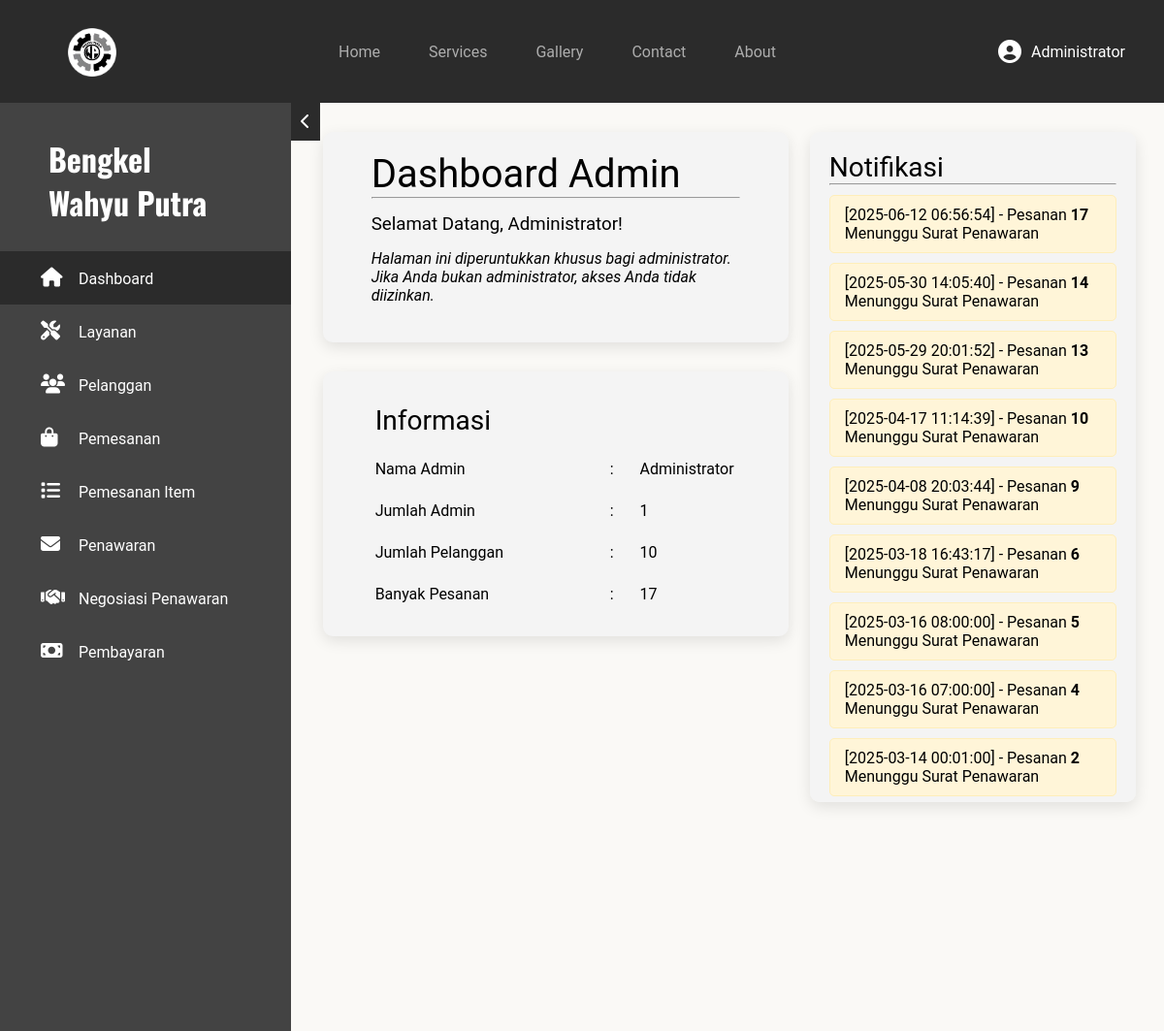
Page /dashboard/admin/ (signed in) on the committed database.
### tables this page shows
CREATE TABLE `pemesanan` (
  `no_pesanan` int NOT NULL,
  `id_pelanggan` int NOT NULL,
  `waktu_pemesanan` datetime NOT NULL DEFAULT CURRENT_TIMESTAMP,
  `nama_jalan` varchar(100) NOT NULL,
  `kecamatan` varchar(50) NOT NULL,
  `kabupaten_kota` varchar(50) NOT NULL,
  `provinsi` varchar(30) NOT NULL,
  `kode_pos` char(5) NOT NULL,
  `detail` varchar(50) DEFAULT NULL,
  `id_service` int NOT NULL,
  `estimasi` date DEFAULT NULL,
  `status_pesanan` enum('Menunggu Penawaran','Penawaran Diterbitkan','Negosiasi Penawaran','Dalam Proses','Menunggu Pembayaran','Konfirmasi Pembayaran','Selesai') NOT NULL DEFAULT 'Menunggu Penawaran'
);

### dashboard/admin/index.php (the view, shortened to what this page needs)
<?php
require_once $_SERVER['DOCUMENT_ROOT'] . "/includes/global/koneksi.php";
?>
<!DOCTYPE html>
<html lang="en">
<head>
    <link rel="stylesheet" href="../../assets/css/global.css">
    <link rel="stylesheet" href="../../assets/css/admin.css">
    <link rel="stylesheet" href="../../assets/fontawesome/css/all.css">
</head>
<body>
    <?php require_once $_SERVER['DOCUMENT_ROOT'] . "/includes/global/nav.php"; ?>
    <main>
        <?php require_once $_SERVER['DOCUMENT_ROOT'] . "/includes/admin/aside.php"; ?>
        <div class="utama admin">
            <section class="welcome">
                <h1>Dashboard Admin</h1>
                <hr>
                <h3>Selamat Datang, <?php echo $_SESSION['data']['nama_pelanggan']; ?>!</h3>
                <p style="font-style: italic;">Halaman ini diperuntukkan khusus bagi administrator. Jika Anda bukan administrator, akses Anda tidak diizinkan.</p><br>
            </section>
            <section class="informasi">
                <?php
                $admin = $conn->query("SELECT COUNT(id_pelanggan) As jml_admin FROM pelanggan WHERE role = 'Admin'");
                $admin = $admin->fetch_assoc();
                $user = $conn->query("SELECT COUNT(id_pelanggan) As jml_pelanggan FROM pelanggan WHERE role = 'User'");
                $user = $user->fetch_assoc();
                $pesanan = $conn->query("SELECT COUNT(no_pesanan) As jml_pesanan FROM pemesanan");
                $pesanan = $pesanan->fetch_assoc();
                ?>
                <table>
                    <tr>
                        <td>
                            <h1>Informasi</h1>
                        </td>
                    </tr>
                    <tr>
                        <td class="info">Nama Admin</td>
                        <td>:</td>
                        <td class="data"><?= $_SESSION['data']['nama_pelanggan'] ?></td>
                    </tr>
                    <tr>
                        <td class="info">Jumlah Admin</td>
                        <td>:</td>
                        <td class="data"><?= $admin['jml_admin'] ?></td>
                    </tr>
                    <tr>
                        <td class="info">Jumlah Pelanggan</td>
                        <td>:</td>
                        <td class="data"><?= $user['jml_pelanggan'] ?></td>
                    </tr>
                    <tr>
                        <td class="info">Banyak Pesanan</td>
                        <td>:</td>
                        <td class="data"><?= $pesanan['jml_pesanan'] ?></td>
                    </tr>
                </table>
            </section>
            <section class="notif">
                <h1>Notifikasi</h1>
                <hr>
                <?php
                $notif = $conn->query('SELECT * FROM pemesanan p JOIN pelanggan pl ON pl.id_pelanggan = p.id_pelanggan WHERE p.status_pesanan = 1 OR p.status_pesanan = 3 ORDER BY p.waktu_pemesanan DESC');
                while ($row = $notif->fetch_assoc()) :
                    if ($row['status_pesanan'] == 'Menunggu Penawaran') {
                ?>
                        <p class="notif-text"> [<?= $row['waktu_pemesanan'] ?>] - Pesanan <strong><?= $row['no_pesanan'] ?></strong> Menunggu Surat Penawaran</p>
                    <?php
                    } else { ?>
                        <p class="notif-text" style="background-color: #70abff;"> [<?= $row['waktu_pemesanan'] ?>] - Pesanan <strong><?= $row['no_pesanan'] ?></strong> Negosiasi</p>
                <?php    }
                endwhile;
                ?>
            </section>
        </div>
    </main>
</body>
</html>

### assets/css/global.css (style rules this page uses)
:root { --primary-color: #2b2b2b; --secondary-color: #faf9f6; }
* { margin: 0; padding: 0; font-family: "Roboto", serif; scroll-behavior: smooth; box-sizing: border-box; }
h1, h2, h3, p, strong, cite, hr, main img, header a, main a, input, label, select, option, textarea, em, strong, button, span { animation: coolTransition 0.9s; }
main { background-color: var(--secondary-color); }

### assets/css/admin.css (style rules this page uses)
:root { --primary-color: #2b2b2b; --secondary-color: #faf9f6; }
body { background-color: var(--secondary-color); }
main { display: grid; grid-template-columns: auto 1fr; }
.utama { margin: 30px 20px; }
.utama table { width: 100%; }
.admin h1 { font-size: 28px; font-weight: 400; }
.utama table .info { width: 20vw; }
.utama table .data { padding-left: 25px; }
.informasi table tr { display: block; padding: 10px 0px; }
.admin { display: grid; grid-template-columns: 1fr 0.7fr; grid-template-rows: auto 1fr; grid-auto-flow: row; height: fit-content; }
.admin section:nth-child(1) { grid-area: 1 / 1 / 2 / 2; }
.admin section:nth-child(2) { grid-area: 2 / 1 / 3 / 2; }
.admin section:nth-child(3) { grid-area: 1 / 2 / 2 / 3; grid-row: 1 / 3; height: 65dvh; overflow-y: scroll; }
.notif-text { background-color: #fff5d8; border: 1px solid #ffeeba; margin: 10px 0px; padding: 10px 15px; border-radius: 5px; }
.admin section { width: 95%; margin: 0px auto 30px auto; border-radius: 10px; background-color: #f4f4f4; box-shadow: 0px 5px 15px rgba(0, 0, 0, 0.1); }
.welcome, .informasi { padding: 20px 50px; height: fit-content; }
.notif { padding: 20px; }
.welcome h1 { font-size: 40px; font-weight: 400; }
.welcome h3 { font-weight: 400; margin: 15px auto; }

### rows in the picture
pemesanan: waktu_pemesanan "2025-06-12 06:56:54", no_pesanan "17"
pemesanan: waktu_pemesanan "2025-05-30 14:05:40", no_pesanan "14"
pemesanan: waktu_pemesanan "2025-05-29 20:01:52", no_pesanan "13"
pemesanan: waktu_pemesanan "2025-04-17 11:14:39", no_pesanan "10"
pemesanan: waktu_pemesanan "2025-04-08 20:03:44", no_pesanan "9"
pemesanan: waktu_pemesanan "2025-03-18 16:43:17", no_pesanan "6"
pemesanan: waktu_pemesanan "2025-03-16 08:00:00", no_pesanan "5"
pemesanan: waktu_pemesanan "2025-03-16 07:00:00", no_pesanan "4"
pemesanan: waktu_pemesanan "2025-03-14 00:01:00", no_pesanan "2"

### other values in the picture
$nama "Administrator"
$_SESSION['data']['nama_pelanggan'] "Administrator"
$admin['jml_admin'] "1"
$user['jml_pelanggan'] "10"
$pesanan['jml_pesanan'] "17"
